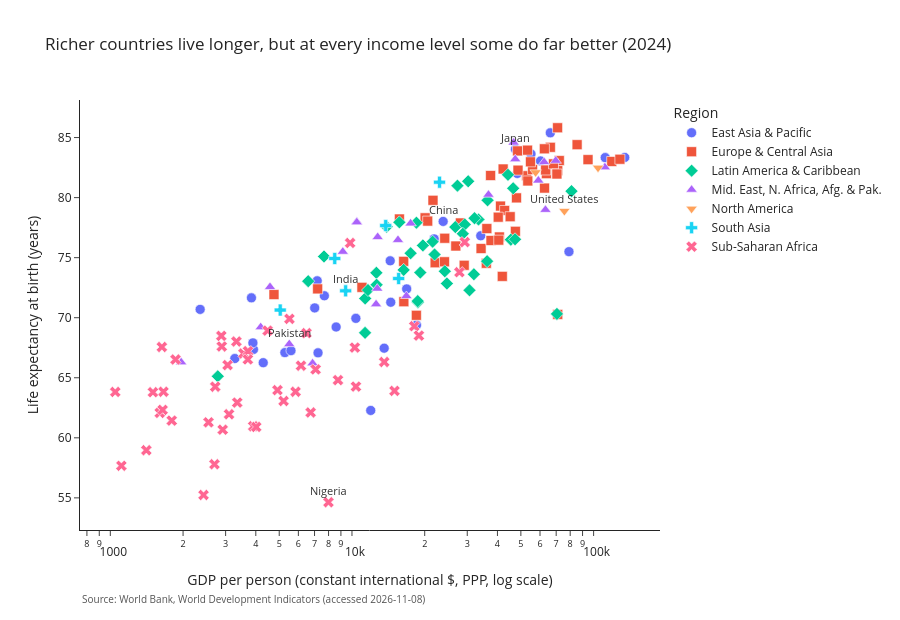

Here is the notebook cell this chart was saved with:
### Markdown cell above
For chart (a), the truncated axis makes the bar for the higher region look many times longer than it should, a lie factor far above Tufte's tolerance of roughly 0.95–1.05. The fixed version (zero baseline) has a lie factor of exactly 1.

## 4.5 Interactive upgrade: palette switch that works without a mouse

A scatter plot (GDP vs life expectancy) with two **real HTML buttons** above it: *Default palette* and *Colour-blind-safe palette*. I used plain `<button>` elements instead of Plotly's built-in menu because Plotly's menus are drawn in SVG and you can't reach them with the Tab key. Every region also gets its own marker shape, so the legend works even in grayscale.

### Code cell
PLOTLY_DEFAULT = ["#636EFA", "#EF553B", "#00CC96", "#AB63FA", "#FFA15A", "#19D3F3", "#FF6692"]
SYMBOLS = ["circle", "square", "diamond", "triangle-up", "triangle-down", "cross", "x"]
d_all = snap.dropna(subset=["gdp_per_capita", "life_expectancy"]).reset_index()

fig = go.Figure()
for i, r in enumerate(REGION_ORDER):
    d = d_all[d_all.region == r]
    fig.add_trace(go.Scatter(
        x=d.gdp_per_capita, y=d.life_expectancy, mode="markers", name=r, text=d.country,
        marker=dict(size=10, color=PLOTLY_DEFAULT[i], symbol=SYMBOLS[i], line=dict(width=0.6, color="white")),
        hovertemplate="<b>%{text}</b><br>GDP per person: $%{x:,.0f}<br>Life expectancy: %{y:.1f} years<extra>" + r + "</extra>"))
for c in ["USA", "CHN", "IND", "NGA", "PAK", "JPN"]:
    if c in snap.index and pd.notna(snap.loc[c, "gdp_per_capita"]):
        fig.add_annotation(x=np.log10(snap.loc[c, "gdp_per_capita"]), y=snap.loc[c, "life_expectancy"],
                           text=snap.loc[c, "country"], showarrow=False, yshift=12, font=dict(size=11, color="#333333"))
fig.update_layout(title=f"Richer countries live longer, but at every income level some do far better ({LATEST})",
                  xaxis=dict(type="log", title="GDP per person (constant international $, PPP, log scale)"),
                  yaxis=dict(title="Life expectancy at birth (years)"),
                  legend=dict(title="Region"), height=620)
fig.add_annotation(text=SOURCE, xref="paper", yref="paper", x=0, y=0, yshift=-60, xanchor="left", yanchor="top",
                   showarrow=False, font=dict(size=10, color="#555555"))
fig.update_layout(margin=dict(b=90))

palettes = {"default": PLOTLY_DEFAULT[:len(REGION_ORDER)], "safe": OKABE[:len(REGION_ORDER)]}
chart_div = fig.to_html(full_html=False, include_plotlyjs="cdn", div_id="pal-chart")
page = """<!doctype html>
<html lang="en"><head><meta charset="utf-8"><title>Palette switch</title>
<style>
 body { font-family: system-ui, sans-serif; margin: 24px; color: #222; }
 button { font-size: 15px; padding: 8px 14px; margin-right: 8px; border: 2px solid #333; background: #fff; border-radius: 6px; cursor: pointer; }
 button[aria-pressed="true"] { background: #222; color: #fff; }
 button:focus-visible { outline: 3px solid #0072B2; outline-offset: 2px; }
</style></head><body>
<p id="lbl">Colour palette (use Tab to reach the buttons, Enter or Space to switch):</p>
<div role="group" aria-labelledby="lbl">
 <button id="b-default" aria-pressed="true" onclick="setPal('default')">Default palette</button>
 <button id="b-safe" aria-pressed="false" onclick="setPal('safe')">Colour-blind-safe palette</button>
</div>
__CHART__
<script>
 const PAL = __PAL__;
 function setPal(name) {
   const gd = document.getElementById('pal-chart');
   PAL[name].forEach(function (c, i) { Plotly.restyle(gd, {'marker.color': c}, [i]); });
   document.getElementById('b-default').setAttribute('aria-pressed', name === 'default');
   document.getElementById('b-safe').setAttribute('aria-pressed', name === 'safe');
 }
</script></body></html>"""
page = page.replace("__CHART__", chart_div).replace("__PAL__", json.dumps(palettes))
(FIG / "p4_palette_switch.html").write_text(page, encoding="utf-8")
print("Saved figures/p4_palette_switch.html (open it in a browser)")
fig.show()

### Figure 1 — Plotly figure (JSON) as saved in the notebook; plotly's stock layout.template omitted (floating-point values rounded to 4 significant figures)
{"data": [{"hovertemplate": "<b>%{text}</b><br>GDP per person: $%{x:,.0f}<br>Life expectancy: %{y:.1f} years<extra>East Asia & Pacific</extra>", "marker": {"color": "#636EFA", "line": {"color": "white", "width": 0.6}, "size": 10, "symbol": "circle"}, "mode": "markers", "name": "East Asia & Pacific", "text": ["Australia", "Brunei Darussalam", "China", "Fiji", "Micronesia", "Hong Kong", "Indonesia", "Japan", "Cambodia", "Kiribati", "South Korea", "Laos", "Macao", "Marshall Islands", "Myanmar", "Mongolia", "Malaysia", "Nauru", "New Zealand", "Philippines", "Palau", "Papua New Guinea", "Singapore", "Solomon Islands", "Thailand", "Timor-Leste", "Tonga", "Tuvalu", "Vietnam", "Vanuatu", "Samoa"], "type": "scatter", "x": [60310.0, 79070.0, 23840.0, 13590.0, 3911.0, 66190.0, 14470.0, 47480.0, 7012.0, 3275.0, 55070.0, 8600.0, 111700.0, 7237.0, 5276.0, 16840.0, 34120.0, 11960.0, 48330.0, 10380.0, 18500.0, 4293.0, 134500.0, 2354.0, 21880.0, 3891.0, 7181.0, 5592.0, 14400.0, 3837.0, 7687.0], "y": [83.05, 75.5, 78.02, 67.46, 67.36, 85.39, 71.29, 84.04, 70.82, 66.6, 83.63, 69.22, 83.33, 67.08, 67.09, 72.4, 76.82, 62.28, 82.01, 69.95, 69.38, 66.26, 83.35, 70.69, 76.56, 67.9, 73.07, 67.26, 74.74, 71.65, 71.83]}, {"hovertemplate": "<b>%{text}</b><br>GDP per person: $%{x:,.0f}<br>Life expectancy: %{y:.1f} years<extra>Europe & Central Asia</extra>", "marker": {"color": "#EF553B", "line": {"color": "white", "width": 0.6}, "size": 10, "symbol": "square"}, "mode": "markers", "name": "Europe & Central Asia", "text": ["Albania", "Andorra", "Armenia", "Austria", "Azerbaijan", "Belgium", "Bulgaria", "Bosnia and Herzegovina", "Belarus", "Switzerland", "Cyprus", "Czechia", "Germany", "Denmark", "Spain", "Estonia", "Finland", "France", "Faroe Islands", "United Kingdom", "Georgia", "Greece", "Greenland", "Croatia", "Hungary", "Ireland", "Iceland", "Italy", "Kazakhstan", "Kyrgyzstan", "Lithuania", "Luxembourg", "Latvia", "Moldova", "North Macedonia", "Montenegro", "Netherlands", "Norway", "Poland", "Portugal", "Romania", "Russia", "San Marino", "Serbia", "Slovakia", "Slovenia", "Sweden", "Tajikistan", "Turkmenistan", "Türkiye", "Ukraine", "Uzbekistan", "Kosovo"], "type": "scatter", "x": [21640.0, 66230.0, 20080.0, 63790.0, 22090.0, 63310.0, 34220.0, 20580.0, 29140.0, 85450.0, 52860.0, 47970.0, 62650.0, 71030.0, 48460.0, 41190.0, 55900.0, 54800.0, 72110.0, 53410.0, 24150.0, 37470.0, 71040.0, 42830.0, 40750.0, 118800.0, 68230.0, 53280.0, 35970.0, 7211.0, 47460.0, 128500.0, 37620.0, 16390.0, 24200.0, 28110.0, 70490.0, 94800.0, 45150.0, 42230.0, 40500.0, 41890.0, 70950.0, 26900.0, 40300.0, 48660.0, 62560.0, 4756.0, 18470.0, 36150.0, 16370.0, 11000.0, 15720.0], "y": [79.78, 84.19, 78.32, 82.0, 74.58, 82.3, 75.76, 78.04, 74.37, 84.41, 81.82, 79.98, 80.79, 82.25, 83.89, 79.3, 82.34, 82.98, 83.08, 81.39, 74.66, 81.84, 70.27, 78.93, 76.72, 83.01, 82.81, 83.95, 74.53, 72.4, 77.2, 83.2, 76.43, 71.33, 76.62, 77.89, 81.97, 83.16, 78.41, 82.38, 76.46, 73.44, 85.82, 75.97, 78.37, 82.29, 84.06, 71.93, 70.2, 77.42, 74.69, 72.53, 78.22]}, {"hovertemplate": "<b>%{text}</b><br>GDP per person: $%{x:,.0f}<br>Life expectancy: %{y:.1f} years<extra>Latin America & Caribbean</extra>", "marker": {"color": "#00CC96", "line": {"color": "white", "width": 0.6}, "size": 10, "symbol": "diamond"}, "mode": "markers", "name": "Latin America & Caribbean", "text": ["Aruba", "Argentina", "Antigua and Barbuda", "Bahamas", "Belize", "Bolivia", "Brazil", "Barbados", "Chile", "Colombia", "Costa Rica", "Curacao", "Cayman Islands", "Dominica", "Dominican Republic", "Ecuador", "Grenada", "Guatemala", "Guyana", "Honduras", "Haiti", "Jamaica", "St. Kitts and Nevis", "St. Lucia", "Mexico", "Nicaragua", "Panama", "Peru", "Puerto Rico (US)", "Paraguay", "El Salvador", "Suriname", "Sint Maarten (Dutch part)", "Turks and Caicos Islands", "Trinidad and Tobago", "Uruguay", "St. Vincent and the Grenadines", "Virgin Islands (U.S.)"], "type": "scatter", "x": [45430.0, 26770.0, 29300.0, 36240.0, 12620.0, 11330.0, 19650.0, 21560.0, 30270.0, 18480.0, 27330.0, 28760.0, 81000.0, 18740.0, 24230.0, 13920.0, 17480.0, 12640.0, 70520.0, 6591.0, 2784.0, 11340.0, 30660.0, 24700.0, 21970.0, 7661.0, 36390.0, 15710.0, 44220.0, 16370.0, 11650.0, 19180.0, 47300.0, 33390.0, 31960.0, 32150.0, 18710.0, 46480.0], "y": [76.5, 77.54, 77.77, 74.71, 73.74, 68.74, 76.02, 76.33, 81.36, 77.91, 81.0, 76.99, 80.54, 71.29, 73.87, 77.58, 75.37, 72.75, 70.32, 73.04, 65.12, 71.61, 72.28, 72.85, 75.26, 75.1, 79.78, 77.94, 81.9, 73.98, 72.3, 73.76, 76.53, 78.18, 73.62, 78.29, 71.38, 80.77]}, {"hovertemplate": "<b>%{text}</b><br>GDP per person: $%{x:,.0f}<br>Life expectancy: %{y:.1f} years<extra>Mid. East, N. Africa, Afg. & Pak.</extra>", "marker": {"color": "#AB63FA", "line": {"color": "white", "width": 0.6}, "size": 10, "symbol": "triangle-up"}, "mode": "markers", "name": "Mid. East, N. Africa, Afg. & Pak.", "text": ["Afghanistan", "United Arab Emirates", "Bahrain", "Djibouti", "Algeria", "Egypt", "Iran", "Iraq", "Israel", "Jordan", "Kuwait", "Lebanon", "Libya", "Morocco", "Malta", "Oman", "Pakistan", "West Bank & Gaza", "Qatar", "Saudi Arabia", "Syria", "Tunisia"], "type": "scatter", "x": [1964.0, 69700.0, 59060.0, 6871.0, 15500.0, 16800.0, 17480.0, 12730.0, 47390.0, 10470.0, 46660.0, 10470.0, 12580.0, 9163.0, 62400.0, 36720.0, 5502.0, 4191.0, 111300.0, 63190.0, 4579.0, 12770.0], "y": [66.29, 83.07, 81.42, 66.2, 76.47, 71.81, 77.85, 72.42, 83.2, 77.98, 84.58, 77.94, 71.12, 75.49, 82.96, 80.25, 67.8, 69.21, 82.52, 78.98, 72.56, 76.71]}, {"hovertemplate": "<b>%{text}</b><br>GDP per person: $%{x:,.0f}<br>Life expectancy: %{y:.1f} years<extra>North America</extra>", "marker": {"color": "#FFA15A", "line": {"color": "white", "width": 0.6}, "size": 10, "symbol": "triangle-down"}, "mode": "markers", "name": "North America", "text": ["Bermuda", "Canada", "United States"], "type": "scatter", "x": [104300.0, 57530.0, 75700.0], "y": [82.49, 82.11, 78.89]}, {"hovertemplate": "<b>%{text}</b><br>GDP per person: $%{x:,.0f}<br>Life expectancy: %{y:.1f} years<extra>South Asia</extra>", "marker": {"color": "#19D3F3", "line": {"color": "white", "width": 0.6}, "size": 10, "symbol": "cross"}, "mode": "markers", "name": "South Asia", "text": ["Bangladesh", "Bhutan", "India", "Sri Lanka", "Maldives", "Nepal"], "type": "scatter", "x": [8487.0, 15600.0, 9416.0, 13790.0, 23030.0, 5047.0], "y": [74.93, 73.26, 72.23, 77.67, 81.28, 70.64]}, {"hovertemplate": "<b>%{text}</b><br>GDP per person: $%{x:,.0f}<br>Life expectancy: %{y:.1f} years<extra>Sub-Saharan Africa</extra>", "marker": {"color": "#FF6692", "line": {"color": "white", "width": 0.6}, "size": 10, "symbol": "x"}, "mode": "markers", "name": "Sub-Saharan Africa", "text": ["Angola", "Burundi", "Benin", "Burkina Faso", "Botswana", "Central African Republic", "Côte d'Ivoire", "Cameroon", "DR Congo", "Congo", "Comoros", "Cabo Verde", "Ethiopia", "Gabon", "Ghana", "Guinea", "Gambia", "Guinea-Bissau", "Equatorial Guinea", "Kenya", "Liberia", "Lesotho", "Madagascar", "Mali", "Mozambique", "Mauritania", "Mauritius", "Malawi", "Namibia", "Niger", "Nigeria", "Rwanda", "Sudan", "Senegal", "Sierra Leone", "Somalia, Fed. Rep.", "Sao Tome and Principe", "Eswatini", "Seychelles", "Chad", "Togo", "Tanzania", "Uganda", "South Africa", "Zambia", "Zimbabwe"], "type": "scatter", "x": [8753.0, 1048.0, 3901.0, 2549.0, 18110.0, 1111.0, 6747.0, 4917.0, 1602.0, 6153.0, 3556.0, 9826.0, 2892.0, 18920.0, 7073.0, 4016.0, 3058.0, 2718.0, 15000.0, 5842.0, 1646.0, 2698.0, 1659.0, 2918.0, 1501.0, 6483.0, 27840.0, 1634.0, 10280.0, 1796.0, 7994.0, 3325.0, 1861.0, 4478.0, 3099.0, 1409.0, 5512.0, 10390.0, 29290.0, 2431.0, 3351.0, 3713.0, 2880.0, 13600.0, 3708.0, 5212.0], "y": [64.81, 63.82, 60.96, 61.29, 69.29, 57.67, 62.11, 63.97, 62.07, 66.0, 67.02, 76.22, 67.6, 68.51, 65.69, 60.9, 66.06, 64.25, 63.91, 63.83, 62.32, 57.8, 63.84, 60.67, 63.8, 68.71, 73.79, 67.56, 67.52, 61.43, 54.63, 68.02, 66.52, 68.92, 61.96, 58.97, 69.91, 64.26, 76.3, 55.24, 62.94, 67.21, 68.49, 66.31, 66.53, 63.06]}], "layout": {"annotations": [{"font": {"color": "#333333", "size": 11}, "showarrow": false, "text": "United States", "x": 4.879, "y": 78.89, "yshift": 12}, {"font": {"color": "#333333", "size": 11}, "showarrow": false, "text": "China", "x": 4.377, "y": 78.02, "yshift": 12}, {"font": {"color": "#333333", "size": 11}, "showarrow": false, "text": "India", "x": 3.974, "y": 72.23, "yshift": 12}, {"font": {"color": "#333333", "size": 11}, "showarrow": false, "text": "Nigeria", "x": 3.903, "y": 54.63, "yshift": 12}, {"font": {"color": "#333333", "size": 11}, "showarrow": false, "text": "Pakistan", "x": 3.741, "y": 67.8, "yshift": 12}, {"font": {"color": "#333333", "size": 11}, "showarrow": false, "text": "Japan", "x": 4.677, "y": 84.04, "yshift": 12}, {"font": {"color": "#555555", "size": 10}, "showarrow": false, "text": "Source: World Bank, World Development Indicators (accessed 2026-11-08)", "x": 0, "xanchor": "left", "xref": "paper", "y": 0, "yanchor": "top", "yref": "paper", "yshift": -60}], "height": 620, "legend": {"title": {"text": "Region"}}, "margin": {"b": 90}, "title": {"text": "Richer countries live longer, but at every income level some do far better (2024)"}, "xaxis": {"title": {"text": "GDP per person (constant international $, PPP, log scale)"}, "type": "log"}, "yaxis": {"title": {"text": "Life expectancy at birth (years)"}}}}
